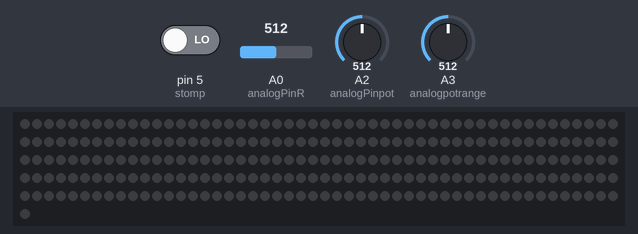
The sketch below on a simulated Arduino Uno, built with avr-gcc and run on an emulated ATmega328P. Parts: 251 RGB LEDs in strip order, left to right, continuing on the next row. Inputs (shaded band) come from the test bench; at power-on: pin 5 (stomp) LOW, A0 (analogPinR) = 512, A2 (analogPinpot) = 512, A3 (analogpotrange) = 512. Dim RGB values are drawn brighter than linear; EEPROM starts erased; what the sketch prints to the serial monitor is not drawn.

Above: at 1.2 s.
1.3 s: pin 5 (stomp) driven HIGH
At 1.62 s:
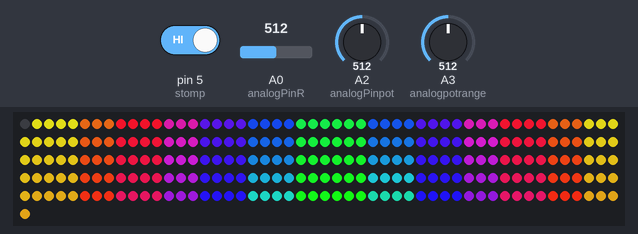
4.3 s: pin 5 (stomp) driven LOW
At 5.03 s:
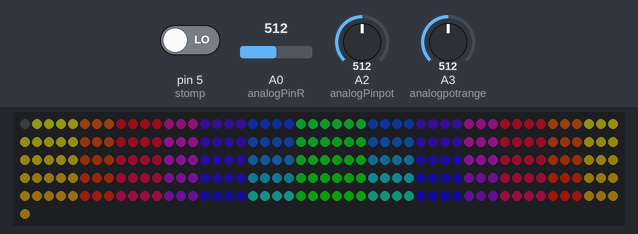
6.6 s: A0 (analogPinR) set to 716
At 6.78 s:
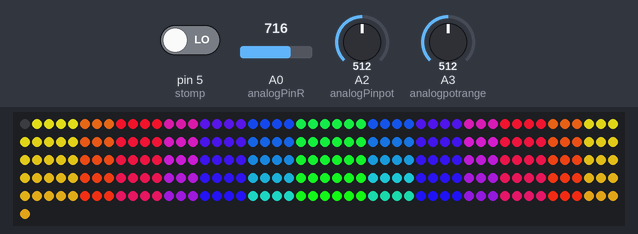
Timing chart, 0 to 9.6 s (numbered marks = the images above; inputs shaded):
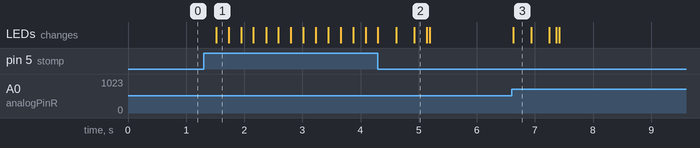

The sketch:

AudioLuxFastLEDblocks.ino
```cpp
#include "FastLED.h"
#include "EEPROM.h"
#define PIN 6
#define CNT_LIGHTS 251
#define ROWS 10 //# of leds in each row (in vertical pos)
#define COLUMNS 25 //# of leds in each column
#define COPYS 1

CRGB leds[CNT_LIGHTS];

int fadeL[ROWS];
int pixelL[COLUMNS];
int colorOffset = 255/ROWS; //color change from row to row. More rows=less change

int refresh_counter = 0;
int analogPinL = 1; // read from multiplexer using analog input 0
int analogPinR = 0; // read from multiplexer using analog input 0
int strobePin = 12; // strobe is attached to digital pin 2
int resetPin = 13; // reset is attached to digital pin 3
int spectrumValueL[7];
int spectrumValueR[7]; // to hold a2d values
int oldSpectrumValueL[7];
int oldSpectrumValueR[7]; // to hold a2d values
int changeL[7];
int changeR[7];
int analogPinpot = 2;// dial for speed
int analogpotrange = 3;// dial for range
float pot_range = 0.0;
float pot_value = 0.0;
boolean monomode = 0;
int stomp = 5;
boolean firstt = true;

void setup()
{
  FastLED.addLeds<NEOPIXEL, PIN>(leds, CNT_LIGHTS);
  Serial.begin(9600); // print to serial monitor
  //strip.begin();
  FastLED.show(); // Initialize all pixels to 'off'
  if (EEPROM.read(1) > 1){EEPROM.write(1,0);}
  pinMode(analogPinL, INPUT);
  pinMode(analogPinR, INPUT);
  pinMode(stomp, INPUT);
  pinMode(analogPinR, INPUT);
  pinMode(strobePin, OUTPUT);
  pinMode(resetPin, OUTPUT);
  analogReference(DEFAULT);
  digitalWrite(resetPin, LOW);
  digitalWrite(strobePin, HIGH);
   Serial.println(EEPROM.read(1));
  if (digitalRead(stomp) == HIGH){
    if (EEPROM.read(1) == 0){
      EEPROM.write(1,1);
    }else if (EEPROM.read(1) == 1) {
      EEPROM.write(1,0);
    }
  }

  monomode = EEPROM.read(1);
  Serial.println(EEPROM.read(1));
  Serial.println(monomode);
  for(int q=0; q<ROWS; q++){
    fadeL[q]=0;
  }
  for(int r=0; r<COLUMNS; r++) {
    pixelL[r]=0;
  }
  Serial.println("colorOffset: ");
  Serial.print(colorOffset);
}

void loop()
{
    if (digitalRead(stomp) == HIGH || firstt){
      firstt = false;
      delay(200);
      for (int o=0; o<CNT_LIGHTS; o++)
        leds[o].setRGB(0,0,0);

      FastLED.show();
      do {
      delay(2);
      }while(digitalRead(stomp) == LOW);
      delay(200);
    }
    //Serial.println(colorOffset);
   runTime();
   //EEPROM.write(1, monomode);
}


void runTime()
{
  digitalWrite(resetPin, HIGH);
  digitalWrite(resetPin, LOW);
  int spectrum_totalL = 0;
  int spectrum_totalR = 0;

  for (int i = 0; i < 7; i++)
  {
    digitalWrite(strobePin, LOW);
    delayMicroseconds(30); // to allow the output to settle
    //Serial.print(i);
    //Serial.print("  ");
    oldSpectrumValueL[i] = spectrumValueL[i];
    //oldSpectrumValueR[i] = spectrumValueR[i];
    spectrumValueL[i] = analogRead(analogPinR); //left pin blown SWITCH
    //spectrumValueR[i] = analogRead(analogPinR);
    changeL[i]=spectrumValueL[i]-oldSpectrumValueL[i];
    //changeR[i]=spectrumValueR[i]-oldSpectrumValueR[i];

    spectrum_totalL+= spectrumValueL[i];
    //spectrum_totalR+= spectrumValueR[i];
    /*Serial.print(i);
    Serial.print(",");
    Serial.print(spectrumValueL[i]);
    Serial.print("  ");*/

    digitalWrite(strobePin, HIGH);

  }//for i

  //Serial.println("  ");


  pot_value = analogRead(analogPinpot);
  pot_range = analogRead(analogpotrange);
  float _gain = (pot_range/-512.0)+2;
  byte thresh = pot_value/25;
  //Serial.println(thresh);

   for (int l = 0; l<7; l++) {
    //fader counter
    if((changeL[l]*_gain>thresh) && (fadeL[l]<201)){fadeL[l]=250;}
    if(fadeL[l]>0){fadeL[l]=fadeL[l]-5;}
   }

   for (int k = 0; k < ROWS; k++) { //columns
      byte odd=k%2;
      //int input=changeL[(k-0.1)/COPYS]*_gain;
      //int newK=(k-0.1)/COPYS;
      for(int j=0; j<COLUMNS; j++) {
        byte jrev;
        if(odd==1){jrev=(COLUMNS-1)-j;}
        else{jrev=j;}
        rows(j,k,jrev,odd);
      }//rows

    }//for

    FastLED.show();
    //Serial.println(_gain);
    //Serial.println(thresh);
}

void rows(int j, int k, byte jrev, byte odd) {
  int color;
  int grad;

  if(jrev<4){color=36;grad = fadeL[0];}
  else if(jrev<7){color=72;grad = fadeL[1];}
  else if(jrev<11){color=108;grad = fadeL[2];}
  else if(jrev<14){color=140;grad = fadeL[3];}
  else if(jrev<18){color=172;grad = fadeL[4];}
  else if(jrev<22){color=204;grad = fadeL[5];}
  else if(jrev<26){color=240;grad = fadeL[6];}

  //byte g = jrev*ROWS; //fade gradient
  //int grad = fadeL[k] - g; //int
  if( grad < 0 ) { grad=0; }
  //byte upcount=(COLUMNS-1)-fadeL[k]/16;
  //byte c=0; //color shift
  byte brightness = grad;
  /*if( jrev==upcount) {
    c=25+(25*odd);
    brightness=90;
  }*/
  /*if(upcount>14){brightness=0;}*/
  //Serial.print("jrev");
  //Serial.println(jrev);
  //leds[k*COLUMNS+j+1]=CHSV(90 + k*colorOffset+(jrev*5),187,brightness );
  leds[k*COLUMNS+j+1]=CHSV(99-color-k*2,187,brightness );
}
```

Measured:
- after the input at 1.3 s, the LEDs: change after 0.22 s (image 1)
- after the input at 6.6 s, the LEDs: change at once (image 3)
